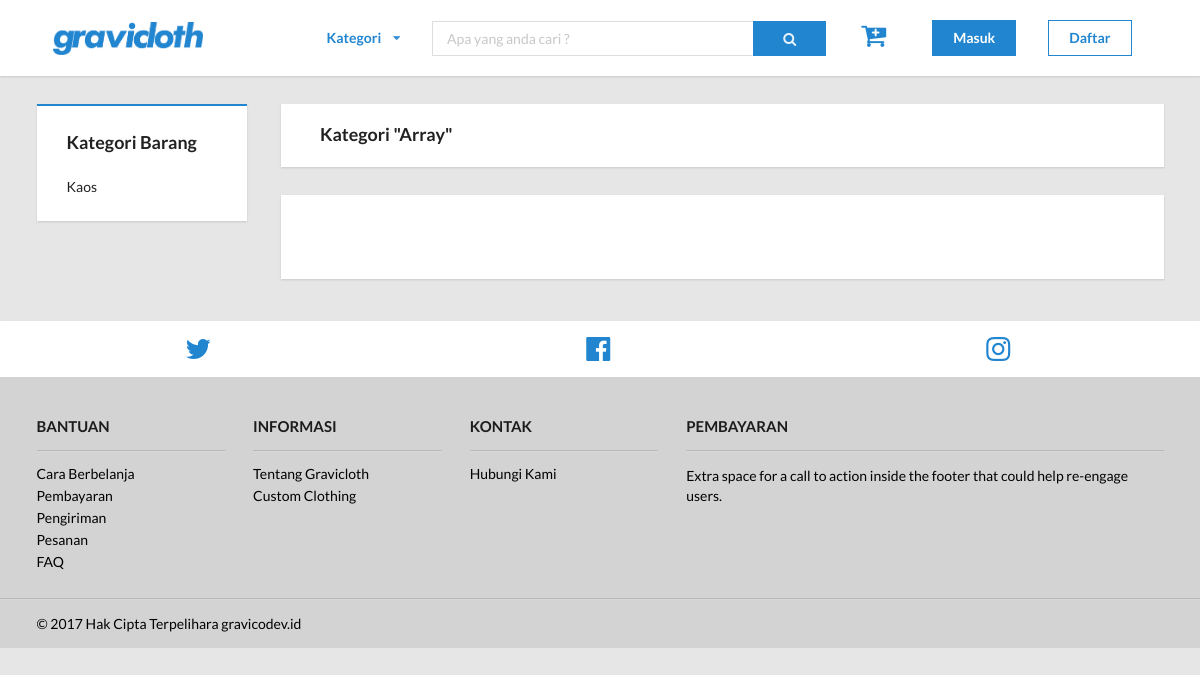
The page /?p=sweatshirt on the database as committed earlier.
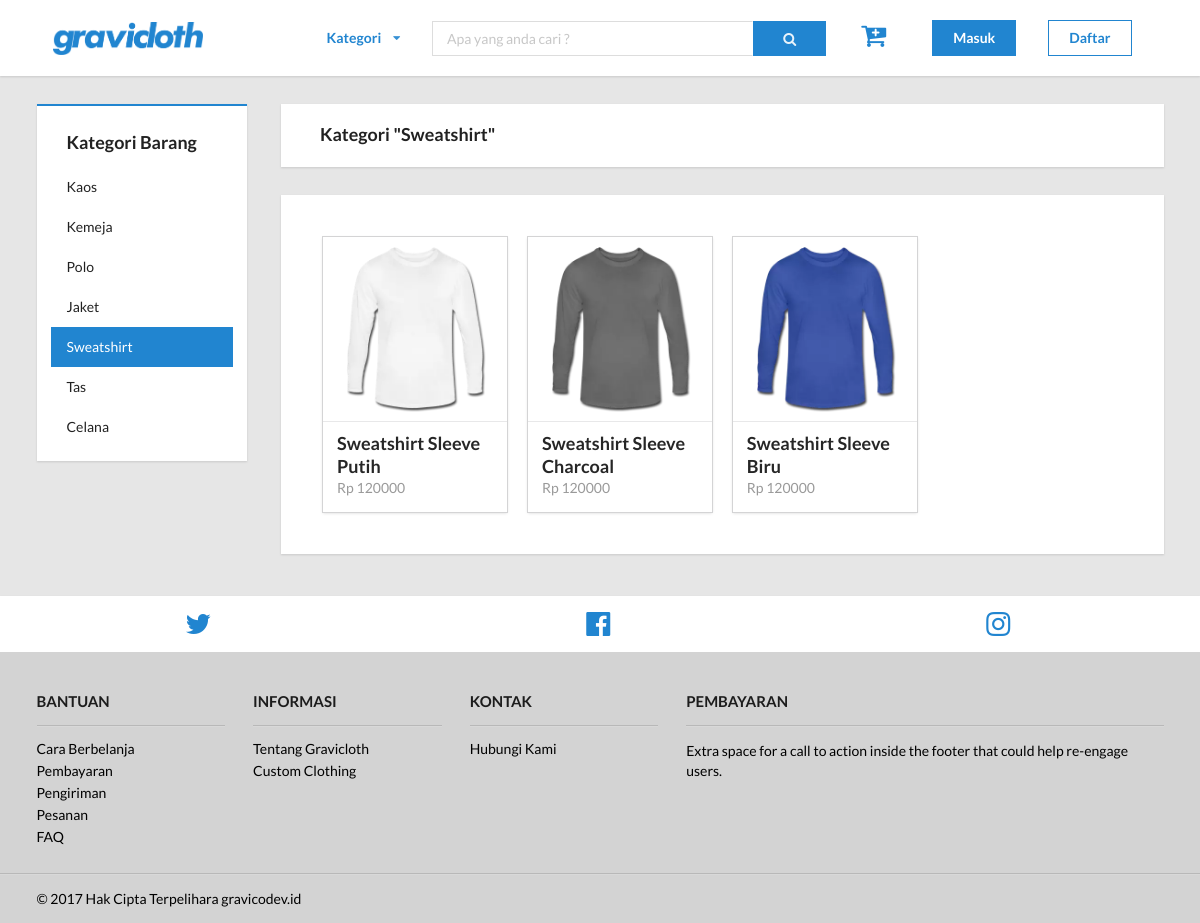
The same page on the database as committed later.
### tables this page shows
CREATE TABLE `product_category` (
  `id_category` int(11) NOT NULL,
  `category_name` varchar(20) NOT NULL
);

CREATE TABLE `product` (
  `id_product` int(11) NOT NULL,
  `id_category` int(11) NOT NULL,
  `product_image` varchar(255) NOT NULL,
  `product_name` varchar(50) NOT NULL,
  `product_description` text NOT NULL,
  `id_color` int(11) NOT NULL,
  `stock` int(11) NOT NULL,
  `price` int(11) NOT NULL,
  `created_at` timestamp NOT NULL DEFAULT CURRENT_TIMESTAMP ON UPDATE CURRENT_TIMESTAMP
);

### layout/content-category.php (the view, shortened to what this page needs)
<section class="category-top-section">
    <div class="ui container">
        <div class="ui stackable grid">
            <div class="three wide column">
                <div class="category-section">
                    <div class="ui vertical borderless menu square" id="category">
                        <div class="item">
                            <div class="ui header">
                                Kategori Barang
                            </div>
                        </div>
                        <?php
                            $pdo = Database::connect();
                            $sql = 'SELECT id_category, category_name FROM product_category ORDER BY id_category ASC';
                            foreach ($pdo->query($sql) as $row){
                                if (strtolower($row['category_name']) == $cat_selected){
                                    $id_category = $row['id_category'];
                                    $category = $row['category_name'];
                                    echo '<a class="item active kategori" href="?p='.$cat_selected.'">'.$row['category_name'].'</a>';
                                }
                                else {
                                    echo '<a class="item kategori" href="?p='.strtolower($row['category_name']).'">'.$row['category_name'].'</a>';
                                }
                            }
                        ?>
                    </div>
                </div>
            </div>
            <div class="thirteen wide column">
                <div class="title-product-section">
                    <section class="ui padded segment square">
                        <div class="ui container">
                            <div class="ui header" id="title-kategori">
                                <?php
                                    echo 'Kategori "'.$category.'"';
                                ?>
                            </div>
                        </div>
                    </section>
                    <section class="ui very padded segment square" id="list-item">
                        <div class="ui container">
                            <div class="ui four stackable cards">
                                <?php
                                    $pdo = Database::connect();
                                    $sql = 'SELECT p.id_product, p.product_image, p.product_name, p.price FROM product p WHERE p.id_category = ? ORDER BY id_product ASC';
                                    $q = $pdo->prepare($sql);
                                    if ($q->execute(array($id_category))){
                                        foreach ($q as $row){
                                            echo '<div class="card">';
                                            echo '<a class="image" href="?p=content-detail">
                                                <img src="'.$row['product_image'].'">
                                            </a>';
                                            echo '<div class="content">
                                                    <a class="header" href="?p=content-detail">'.$row['product_name'].'</a>
                                                    <div class="meta">
                                                        <a href="?p=content-detail">'.'Rp '.$row['price'].'</a>
                                                    </div>
                                                </div>';
                                            echo '</div>';
                                        }
                                    }
                                ?>
                            </div>
                        </div>
                    </section>
                </div>
            </div>
        </div>
    </div>
</section>

Rows that differ between the two databases and show on the page:
added product_category: category_name "Kemeja"
added product_category: category_name "Polo"
added product_category: category_name "Jaket"
added product_category: category_name "Sweatshirt"
added product_category: category_name "Tas"
added product_category: category_name "Celana"
added product: product_image (picture), product_name "Sweatshirt Sleeve Putih", price "120000"
added product: product_image (picture), product_name "Sweatshirt Sleeve Charcoal", price "120000"
added product: product_image (picture), product_name "Sweatshirt Sleeve Biru", price "120000"
Other text that changed with them:
$category: "Array" → (not shown)
